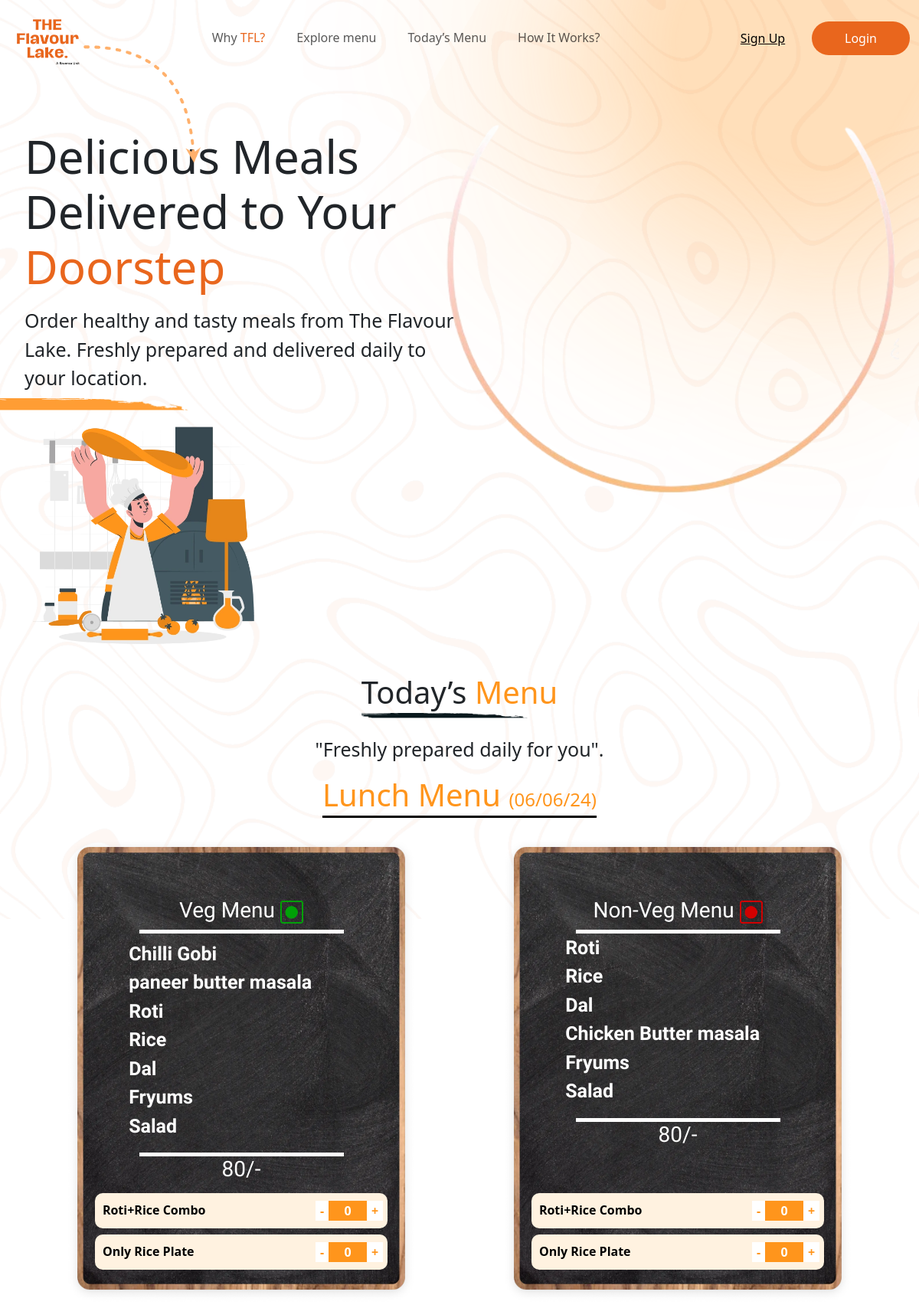
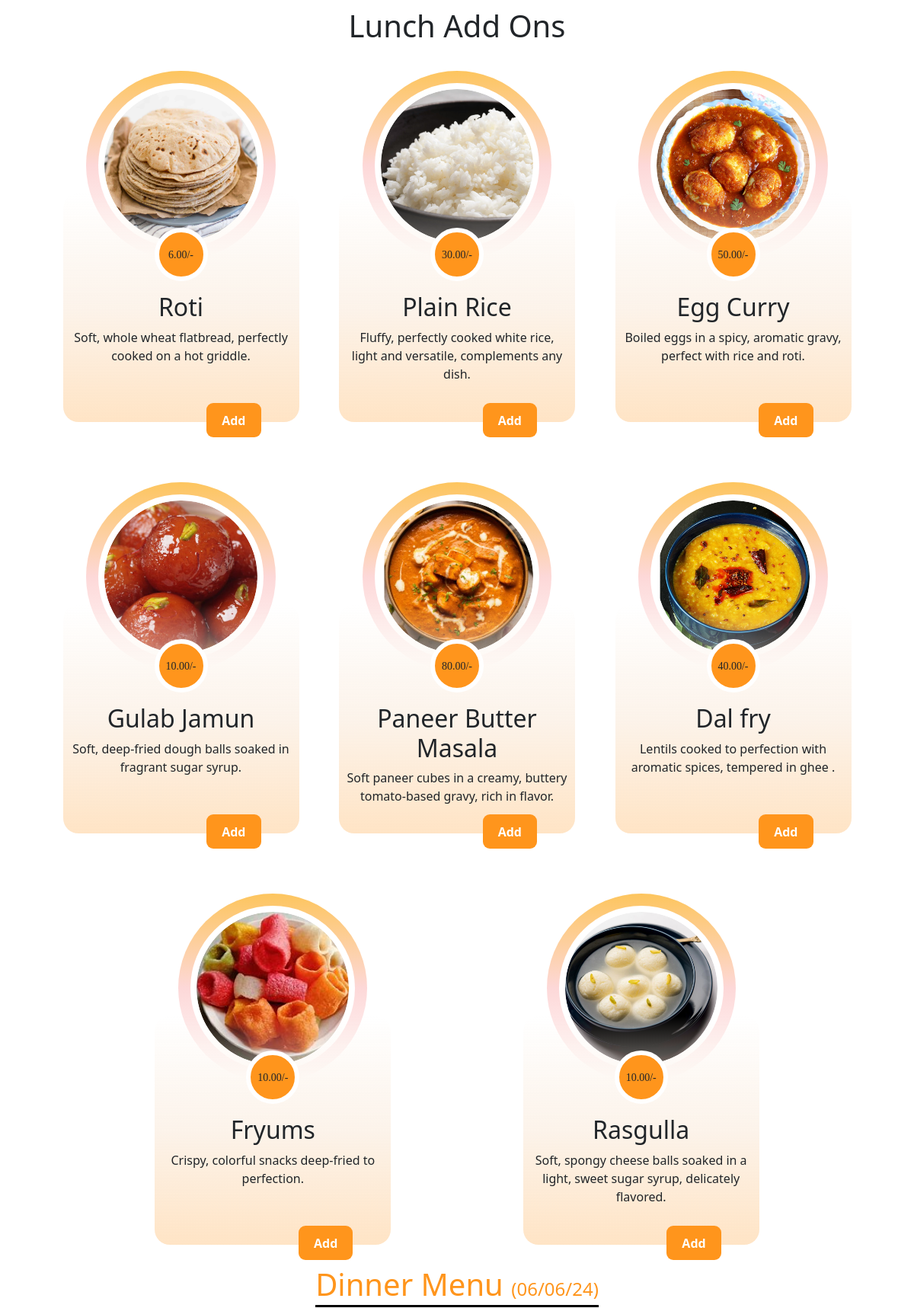
The page / (upper part) on the database its author committed (2 pictures, top to bottom).
### home/models.py (models this page shows, shortened)
class Menu_Board_items(models.Model):
    item_name = models.CharField(max_length=100)

class TodayLunchMenu(models.Model):
    options = (
        ("veg","veg"),
        ("non_veg","non_veg"),
    )
    item_category=models.CharField(max_length=100,choices=options)
    items = models.ManyToManyField(Menu_Board_items, related_name='today_lunch_menu')
    price = models.IntegerField()
    date = models.DateField(auto_now_add=True)

class Item(models.Model):
    item_image = models.ImageField(upload_to='items/')
    item_name = models.CharField(max_length=100)
    item_description = models.TextField()
    item_price = models.DecimalField(max_digits=6, decimal_places=2)

### home/views.py (the view, shortened to what this page needs)
# urls.py: path('', views.home, name='home'),
def home(request):
    cart = request.session.get('cart', {})
    scanner=Scanner.objects.first()
    lunch_add_ons = LunchMenu.objects.order_by('id').first()
    dinner_add_ons = DinnerMenu.objects.order_by('id').first()
    crousal_menu_items=DeliciousMenu.objects.order_by('id').first()
    today_veg_lunch_menu=TodayLunchMenu.objects.order_by('id').filter(item_category="veg").first()
    today_nonveg_lunch_menu=TodayLunchMenu.objects.order_by('id').filter(item_category="non_veg").first()
    today_veg_dinner_menu=TodayDinnerMenu.objects.order_by('id').filter(item_category="veg").first()
    today_nonveg_dinner_menu=TodayDinnerMenu.objects.order_by('id').filter(item_category="non_veg").first()
    user_email = request.user.email if request.user.is_authenticated else ''
    print(user_email)
    form = ContactForm()
    context = {
        'today_veg_lunch_menu_price': today_veg_lunch_menu,
        'today_nonveg_lunch_menu_price': today_nonveg_lunch_menu,
        'today_veg_dinner_menu_price': today_veg_dinner_menu,
        'today_nonveg_dinner_menu_price': today_nonveg_dinner_menu,
        'lunch_add_ons': lunch_add_ons.items.all() if lunch_add_ons else [],
        'dinner_add_ons': dinner_add_ons.items.all() if dinner_add_ons else [],
        'crousal_menu_items': crousal_menu_items.items.all() if crousal_menu_items else [],
        'today_veg_lunch_menu': today_veg_lunch_menu.items.all() if today_veg_lunch_menu else [],
        'today_nonveg_lunch_menu': today_nonveg_lunch_menu.items.all() if today_nonveg_lunch_menu else [],
        'today_veg_dinner_menu': today_veg_dinner_menu.items.all() if today_veg_dinner_menu else [],
        'today_nonveg_dinner_menu': today_nonveg_dinner_menu.items.all() if today_nonveg_dinner_menu else [],
        'cart': cart,
        'scanner':scanner,
        'contactform':form,
    }
    return render(request, 'apps/home/index.html', context)

### templates/apps/home/index.html (shortened to what this page needs)
{% extends "account/base_entrance.html" %}
{% load i18n %}
{% load static %}
{% load cart_extras %}
{% load allauth account %}
{% block stylesheet %}
<link rel="stylesheet" href="{% static 'assets/css/home.css' %}">
<link rel="stylesheet" href="{% static 'assets/css/responsive.css' %}">
{% endblock stylesheet %}
{% block content %}
<div class="container-fluid">
    <div class="bg_pattern">
        <img loading="lazy" class="arrow_image" src="{% static 'assets/img/home/arrow.webp' %}" alt="">
        <img loading="lazy" class="Decore_image" src="{% static 'assets/img/home/Decore.webp' %}" alt="">
    </div>
    <div class="landing_page" id="landing_page">
        <div class="row">
            <div class="col-md-6">
                <p class="home_heading mt-5">Delicious Meals <br>Delivered to Your <br><span
                        style="color: #E9661D;">Doorstep</span></p>
                <p style="font-size: 25px;">Order healthy and tasty meals from The Flavour Lake. Freshly prepared and
                    delivered daily to your location.</p>
                <div class="pizza_making_img">
                    <img loading="lazy" src="{% static 'assets/img/home/pizza.webp' %}" alt="">
                </div>
            </div>
            <div class="col-md-6 main_landing_img">
                <div class="img_main_container">
                    <img loading="lazy" class="testing_ring" src="../../../static/assets/img/home/ring.webp" alt="">
                </div>
            </div>
        </div>
    </div>
    <div class="order_page" id="today_menu">
        <h1 style="text-align: center;"><span class="order_page_heading">Today’s <span
                    style="color: #FF951C;">Menu</span></span></h1><br>
        <p style="text-align: center;font-size: 25px;">"Freshly prepared daily for you".</p>
        <h1 class="order_page_h1" style="text-align: center;color: #FF951C; "><span
                style="border-bottom: 3px solid black;">Lunch Menu <span
                    class="order_page_date">(06/06/24)</span></span></h1>
        <br>
        <div class="container">
            <div class="row justify-content-center">
                <div class="col-md-8 col-lg-6 col-xxl-4 order_page_board" style="position: relative;">
                    <div class="row">
                        <div class="board_data col-md-12">
                            <div class="board_heading mt-5 w-100" style="display: flex;align-items: center;flex-direction: column;">
                                <h2>
                                    <center>Veg Menu <img loading="lazy" width="30" src="../../../static/assets/img/order/veg.webp" alt=""></center>
                                </h2>
                                <hr style="margin: 0;background-color: white;padding: 2px;width: 50%;opacity: 1;">
                            </div>
                            <div class="board_heading board_list_food pb-3 mt-2">
                                {% for item in today_veg_lunch_menu %}
                                <li>{{ item.item_name }}</li>
                                {% endfor %}
                            </div>
                            <div class="board_heading w-100" style="display: flex;align-items: center;flex-direction: column;">
                                <hr style="margin: 0;background-color: white;padding: 2px;width: 50%;opacity: 1;">
                                <h2 style="text-align: center !important;">{{ today_veg_lunch_menu_price.price }}/-</h2>
                            </div>
                        </div>
                        <div class="spacer" style="height: 120px;width: 100%;"></div>
                        <div style="position: absolute;bottom: 20px;left: 0;right: 0;" class="board_data_button pb-4 col-md-12" style="display: flex;align-items: center;justify-content: center;flex-direction: column;">
                            <div class="button1">
                                <span style="color: black;font-weight: 700;">Roti+Rice Combo</span>
                                <div class="quantity">
                                    <button type="button" class="decrease" data-id="lunchveg_combo_qty">-</button>
                                    <input type="number" id="lunchveg_combo_qty" class="no-spinner" name="quantity" value="0" min="0" max="6" readonly>
                                    <button type="button" class="increase" data-id="lunchveg_combo_qty">+</button>
                                </div>
                            </div>
                            <div class="button1 mt-2">
                                <span style="color: black;font-weight: 700;">Only Rice Plate</span>
                                <div class="quantity">
                                    <button type="button" class="decrease" data-id="lunchveg_rice_qty">-</button>
                                    <input type="number" id="lunchveg_rice_qty" class="no-spinner" name="quantity" value="0" min="0" max="6" readonly>
                                    <button type="button" class="increase" data-id="lunchveg_rice_qty">+</button>
                                </div>
                            </div>
                        </div>
                    </div>
                </div>
                <div class="col-md-8 col-lg-6 col-xxl-4 order_page_board" style="position: relative;">
                    <div class="row">
                        <div class="board_data col-md-12">
                            <div class="board_heading mt-5 w-100" style="display: flex;align-items: center;flex-direction: column;">
                                <h2>
                                    <center>Non-Veg Menu <img loading="lazy" width="30" src="../../../static/assets/img/order/non_veg.webp" alt=""></center>
                                </h2>
                                <hr style="margin: 0;background-color: white;padding: 2px;width: 50%;opacity: 1;">
                            </div>
                            <div class="board_heading board_list_food pb-3">
                                {% for item in today_nonveg_lunch_menu %}
                                <li>{{ item.item_name }}</li>
                                {% endfor %}
                            </div>
                            <div class="board_heading w-100" style="display: flex;align-items: center;flex-direction: column;">
                                <hr style="margin: 0;background-color: white;padding: 2px;width: 50%;opacity: 1;">
                                <h2 style="text-align: center !important;">{{ today_nonveg_lunch_menu_price.price }}/-</h2>
                            </div>
                        </div>
                        <div class="spacer" style="height: 120px;width: 100%;"></div>
                        <div style="position: absolute;bottom: 20px;left: 0;right: 0;" class="board_data_button pb-4 col-md-12" style="display: flex;align-items: center;justify-content: center;flex-direction: column;">
                            <div class="button1">
                                <span style="color: black;font-weight: 700;">Roti+Rice Combo</span>
                                <div class="quantity">
                                    <button type="button" class="decrease" data-id="lunchnonveg_combo_qty">-</button>
                                    <input type="number" id="lunchnonveg_combo_qty" class="no-spinner" name="quantity" value="0" min="0" max="6" readonly>
                                    <button type="button" class="increase" data-id="lunchnonveg_combo_qty">+</button>
                                </div>
                            </div>
                            <div class="button1 mt-2">
                                <span style="color: black;font-weight: 700;">Only Rice Plate</span>
                                <div class="quantity">
                                    <button type="button" class="decrease" data-id="lunchnonveg_rice_qty">-</button>
                                    <input type="number" id="lunchnonveg_rice_qty" class="no-spinner" name="quantity" value="0" min="0" max="6" readonly>
                                    <button type="button" class="increase" data-id="lunchnonveg_rice_qty">+</button>
                                </div>
                            </div>
                        </div>
                    </div>
                </div>
            </div>
        </div>
    </div>
    <div class="add_on">
        <h1 style="text-align: center;" class="mt-3">Lunch Add Ons</h1>
        <div class="container">
            <div class="row row-cols-1 row-cols-md-4 g-4" style="text-align: center;justify-content: space-evenly;">
                {% for item in lunch_add_ons %}
                    <div class="produto col-md-3 col-6 card" id="p1_off1" style="display: flex; align-items: center; justify-content: center; background-color: transparent; border: none;">
                        <div>
                            <div class="img_produto">
                            </div>
                            <img loading="lazy" id="foto_prod" src="{{ item.item_image.url }}" alt="{{ item.item_name }}">
                            <div id="preco_prod"><span class="item-price" data-id="{{ item.item_name }}">{{ item.item_price }}/-</span></div>
                            <div id="avaliacoes">
                                <div id="ava_tot"></div>
                                <div id="descri_prod">
                                    <h2>{{ item.item_name }}</h2>
                                    <div>
                                        <p>{{ item.item_description }}</p>
                                    </div>
                                </div>
                                <form class="add-to-cart-form">
                                    <button type="button" class="bt01 add-addon"
                                        data-id="{{ item.item_name }}"
                                        data-price="{{ item.item_price }}"
                                        data-meal="lunch">
                                        {% with cart_key=item.item_name|add:"_lunch" %}
                                            {% if cart|get_item:cart_key %}
                                                Added
                                            {% else %}
                                                Add
                                            {% endif %}
                                        {% endwith %}
                                    </button>
                                </form>
                            </div>
                        </div>
                    </div>
                {% endfor %}
            </div>
        </div>
    </div>
    <div class="order_page">
        <h1 class="order_page_h1" style="text-align: center;color: #FF951C; "><span
                style="border-bottom: 3px solid black;">Dinner Menu <span
                    class="order_page_date">(06/06/24)</span></span></h1>
        <br>
    </div>
    <link rel="stylesheet" href="https://cdn.jsdelivr.net/npm/swiper@11/swiper-bundle.min.css" />
</div>
{% endblock content %}

### rows shown on the page
Menu_Board_items: item_name "Chilli Gobi"
Menu_Board_items: item_name "paneer butter masala"
Menu_Board_items: item_name "Roti"
Menu_Board_items: item_name "Rice"
Menu_Board_items: item_name "Dal"
Menu_Board_items: item_name "Fryums"
Menu_Board_items: item_name "Salad"
TodayLunchMenu: price "80"
Menu_Board_items: item_name "Chicken Butter masala"
TodayLunchMenu: price "80"
Item: item_image (picture), item_price "6.00", item_name "Roti", item_description "Soft, whole wheat flatbread, perfectly cooked on a hot griddle."
Item: item_image (picture), item_price "30.00", item_name "Plain Rice", item_description "Fluffy, perfectly cooked white rice, light and versatile, complements any dish."
Item: item_image (picture), item_price "50.00", item_name "Egg Curry", item_description "Boiled eggs in a spicy, aromatic gravy, perfect with rice and roti."
Item: item_image (picture), item_price "10.00", item_name "Gulab Jamun", item_description "Soft, deep-fried dough balls soaked in fragrant sugar syrup."
Item: item_image (picture), item_price "80.00", item_name "Paneer Butter Masala", item_description "Soft paneer cubes in a creamy, buttery tomato-based gravy, rich in flavor."
Item: item_image (picture), item_price "40.00", item_name "Dal fry", item_description "Lentils cooked to perfection with aromatic spices, tempered in ghee ."
Item: item_image (picture), item_price "10.00", item_name "Fryums", item_description "Crispy, colorful snacks deep-fried to perfection."
Item: item_image (picture), item_price "10.00", item_name "Rasgulla", item_description "Soft, spongy cheese balls soaked in a light, sweet sugar syrup, delicately flavored."
